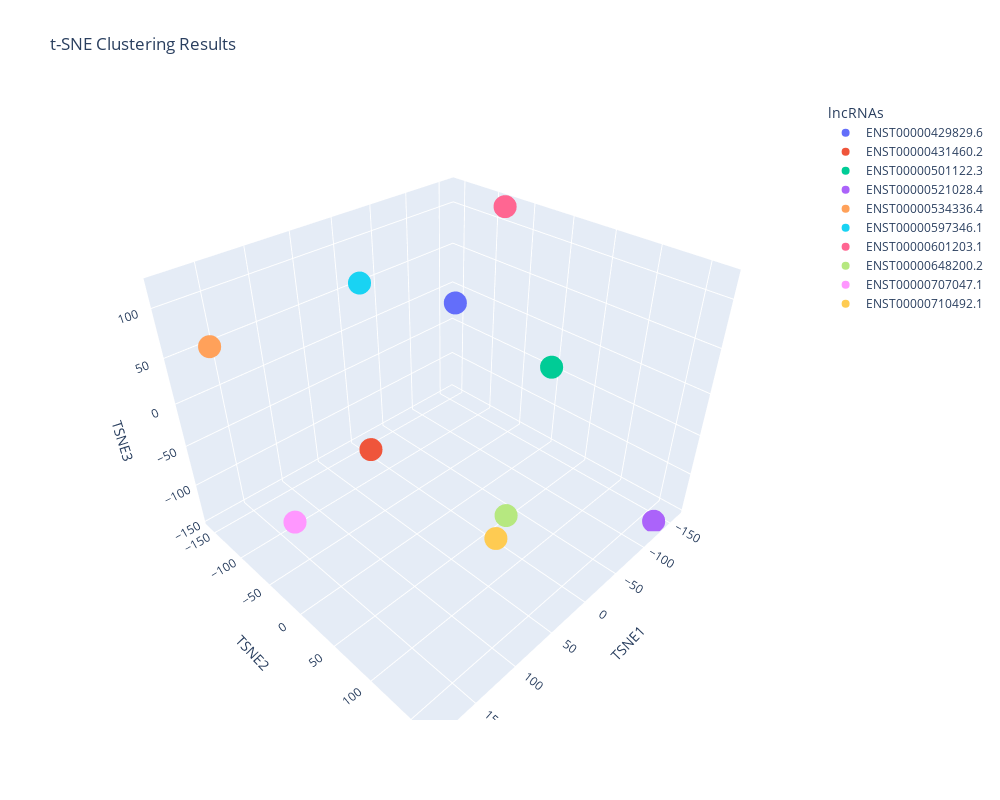

The code cell stored with this chart in its notebook:
### Code cell
from sklearn.manifold import TSNE
import plotly.express as px

# Perform t-SNE with a lower perplexity
tsne = TSNE(n_components=3, random_state=42, perplexity=9)
tsne_transformed_data = tsne.fit_transform(standardized_data)

# Create a DataFrame with the t-SNE results
tsne_df = pd.DataFrame(tsne_transformed_data, columns=['TSNE1', 'TSNE2', 'TSNE3'], index=final_combined_df.index)

# Create a 3-D scatter plot with Plotly
fig = px.scatter_3d(tsne_df, x='TSNE1', y='TSNE2', z='TSNE3', color=tsne_df.index, title='t-SNE Clustering Results')

# Update layout for better visualization
fig.update_layout(
    scene=dict(
        xaxis_title='TSNE1',
        yaxis_title='TSNE2',
        zaxis_title='TSNE3'
    ),
    legend_title_text='lncRNAs',
    width=1000,  # Set the width of the plot
    height=800   # Set the height of the plot
)

# Show the plot
fig.show()

### Figure 1 — Plotly figure (JSON) as saved in the notebook; plotly's stock layout.template omitted (floating-point values rounded to 4 significant figures)
{"data": [{"hovertemplate": "index=ENST00000429829.6<br>TSNE1=%{x}<br>TSNE2=%{y}<br>TSNE3=%{z}<extra></extra>", "legendgroup": "ENST00000429829.6", "marker": {"color": "#636efa", "symbol": "circle"}, "mode": "markers", "name": "ENST00000429829.6", "scene": "scene", "showlegend": true, "type": "scatter3d", "x": [23.64], "y": [26.61], "z": [113.1]}, {"hovertemplate": "index=ENST00000431460.2<br>TSNE1=%{x}<br>TSNE2=%{y}<br>TSNE3=%{z}<extra></extra>", "legendgroup": "ENST00000431460.2", "marker": {"color": "#EF553B", "symbol": "circle"}, "mode": "markers", "name": "ENST00000431460.2", "scene": "scene", "showlegend": true, "type": "scatter3d", "x": [27.79], "y": [-96.31], "z": [-108.2]}, {"hovertemplate": "index=ENST00000501122.3<br>TSNE1=%{x}<br>TSNE2=%{y}<br>TSNE3=%{z}<extra></extra>", "legendgroup": "ENST00000501122.3", "marker": {"color": "#00cc96", "symbol": "circle"}, "mode": "markers", "name": "ENST00000501122.3", "scene": "scene", "showlegend": true, "type": "scatter3d", "x": [-124.1], "y": [24.26], "z": [-16.0]}, {"hovertemplate": "index=ENST00000521028.4<br>TSNE1=%{x}<br>TSNE2=%{y}<br>TSNE3=%{z}<extra></extra>", "legendgroup": "ENST00000521028.4", "marker": {"color": "#ab63fa", "symbol": "circle"}, "mode": "markers", "name": "ENST00000521028.4", "scene": "scene", "showlegend": true, "type": "scatter3d", "x": [-131.6], "y": [166.7], "z": [-145.5]}, {"hovertemplate": "index=ENST00000534336.4<br>TSNE1=%{x}<br>TSNE2=%{y}<br>TSNE3=%{z}<extra></extra>", "legendgroup": "ENST00000534336.4", "marker": {"color": "#FFA15A", "symbol": "circle"}, "mode": "markers", "name": "ENST00000534336.4", "scene": "scene", "showlegend": true, "type": "scatter3d", "x": [157.4], "y": [-158.0], "z": [50.08]}, {"hovertemplate": "index=ENST00000597346.1<br>TSNE1=%{x}<br>TSNE2=%{y}<br>TSNE3=%{z}<extra></extra>", "legendgroup": "ENST00000597346.1", "marker": {"color": "#19d3f3", "symbol": "circle"}, "mode": "markers", "name": "ENST00000597346.1", "scene": "scene", "showlegend": true, "type": "scatter3d", "x": [-17.13], "y": [-153.0], "z": [56.53]}, {"hovertemplate": "index=ENST00000601203.1<br>TSNE1=%{x}<br>TSNE2=%{y}<br>TSNE3=%{z}<extra></extra>", "legendgroup": "ENST00000601203.1", "marker": {"color": "#FF6692", "symbol": "circle"}, "mode": "markers", "name": "ENST00000601203.1", "scene": "scene", "showlegend": true, "type": "scatter3d", "x": [-161.4], "y": [-81.43], "z": [119.8]}, {"hovertemplate": "index=ENST00000648200.2<br>TSNE1=%{x}<br>TSNE2=%{y}<br>TSNE3=%{z}<extra></extra>", "legendgroup": "ENST00000648200.2", "marker": {"color": "#B6E880", "symbol": "circle"}, "mode": "markers", "name": "ENST00000648200.2", "scene": "scene", "showlegend": true, "type": "scatter3d", "x": [99.98], "y": [155.9], "z": [9.577]}, {"hovertemplate": "index=ENST00000707047.1<br>TSNE1=%{x}<br>TSNE2=%{y}<br>TSNE3=%{z}<extra></extra>", "legendgroup": "ENST00000707047.1", "marker": {"color": "#FF97FF", "symbol": "circle"}, "mode": "markers", "name": "ENST00000707047.1", "scene": "scene", "showlegend": true, "type": "scatter3d", "x": [186.4], "y": [-3.761], "z": [-46.82]}, {"hovertemplate": "index=ENST00000710492.1<br>TSNE1=%{x}<br>TSNE2=%{y}<br>TSNE3=%{z}<extra></extra>", "legendgroup": "ENST00000710492.1", "marker": {"color": "#FECB52", "symbol": "circle"}, "mode": "markers", "name": "ENST00000710492.1", "scene": "scene", "showlegend": true, "type": "scatter3d", "x": [14.46], "y": [76.27], "z": [-131.3]}], "layout": {"height": 800, "legend": {"title": {"text": "lncRNAs"}, "tracegroupgap": 0}, "scene": {"domain": {"x": [0, 1], "y": [0, 1]}, "xaxis": {"title": {"text": "TSNE1"}}, "yaxis": {"title": {"text": "TSNE2"}}, "zaxis": {"title": {"text": "TSNE3"}}}, "title": {"text": "t-SNE Clustering Results"}, "width": 1000}}
